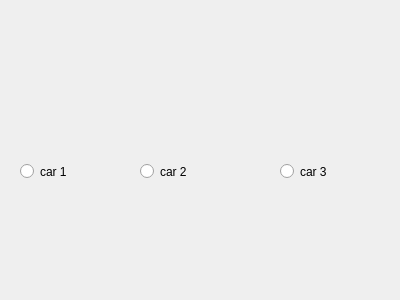
<?xml version="1.0" encoding="UTF-8"?>
<ui version="4.0">
 <class>debug_Dialog</class>
 <widget class="QDialog" name="debug_Dialog">
  <property name="geometry">
   <rect>
    <x>0</x>
    <y>0</y>
    <width>400</width>
    <height>300</height>
   </rect>
  </property>
  <property name="windowTitle">
   <string>Dialog</string>
  </property>
  <widget class="QRadioButton" name="ca1">
   <property name="geometry">
    <rect>
     <x>20</x>
     <y>160</y>
     <width>112</width>
     <height>23</height>
    </rect>
   </property>
   <property name="text">
    <string>car 1 </string>
   </property>
  </widget>
  <widget class="QRadioButton" name="car2">
   <property name="geometry">
    <rect>
     <x>140</x>
     <y>160</y>
     <width>112</width>
     <height>23</height>
    </rect>
   </property>
   <property name="text">
    <string>car 2</string>
   </property>
  </widget>
  <widget class="QRadioButton" name="car3">
   <property name="geometry">
    <rect>
     <x>280</x>
     <y>160</y>
     <width>112</width>
     <height>23</height>
    </rect>
   </property>
   <property name="text">
    <string>car 3</string>
   </property>
  </widget>
 </widget>
 <resources/>
 <connections/>
</ui>
